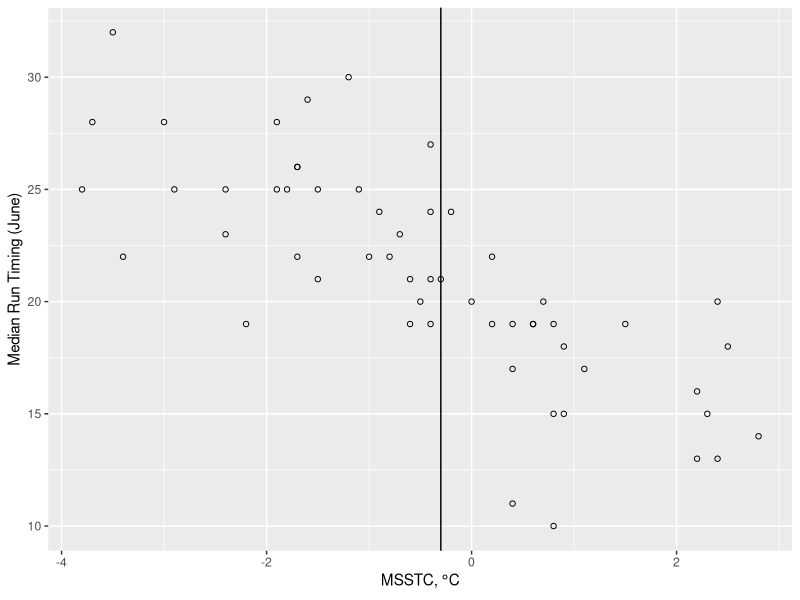
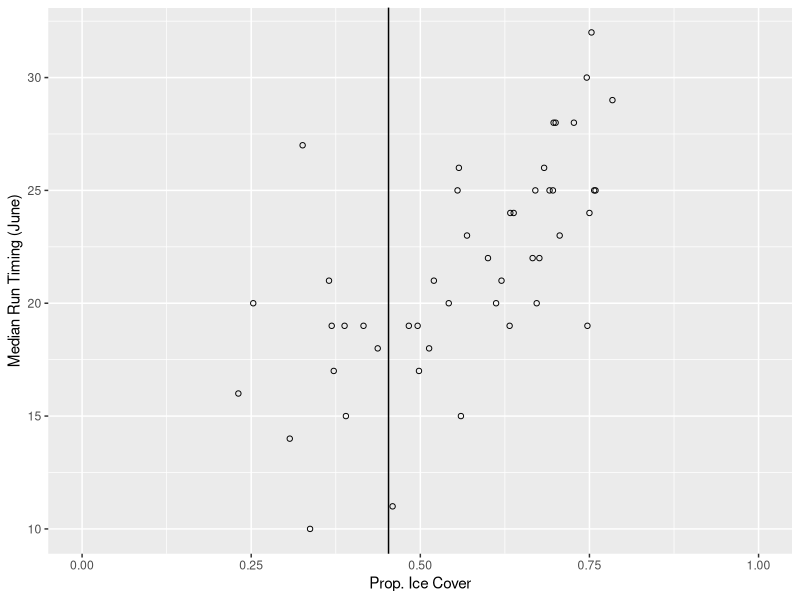
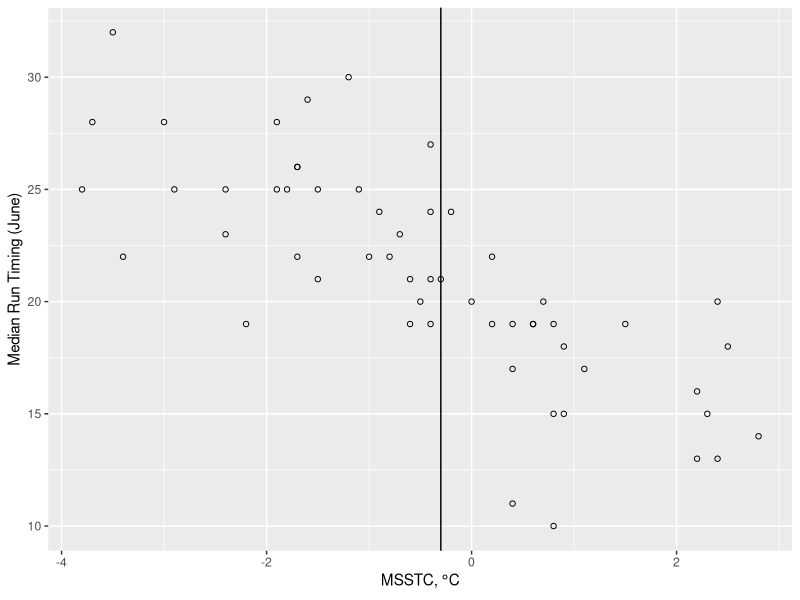
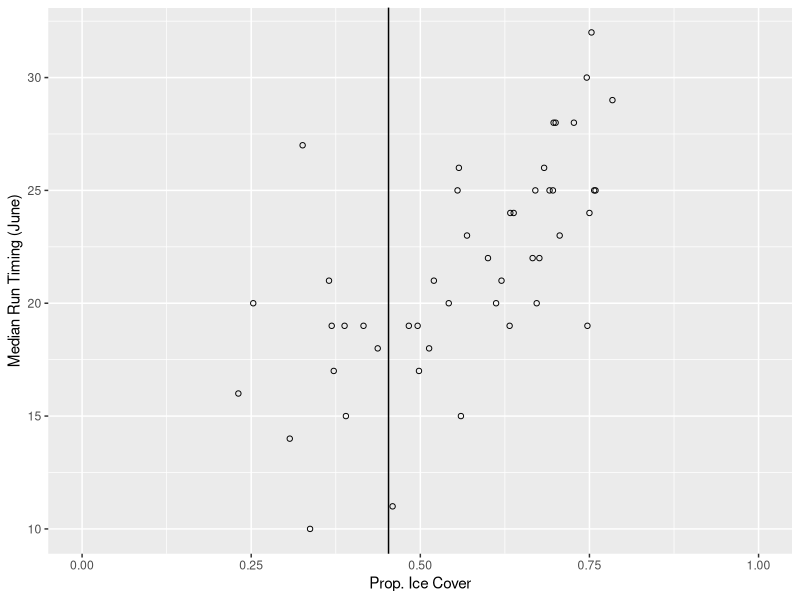

These figures' R source, in order: (Note: this script raises an error after producing the figures.)
#' may_forecast.R
#'
#' 15/25/50 %tiles of timing using

library(dplyr)
library(ggplot2)
library(readr)

# Data loading/cleanup
######################
yuk <- read_csv("data/yukon.csv")
forecast_year <- 2017

# Plots
ggplot(yuk, aes(msstc, mdj)) +
  geom_point(shape=1) +
  geom_vline(xintercept = yuk[which(yuk$year == forecast_year),"msstc"][[1]]) +
  labs(x = expression("MSSTC,"*~degree*"C"), y = "Median Run Timing (June)")

ggsave("may_forecast/mdj_against_msstc.png", width = 4, height = 4)

ggplot(yuk, aes(pice, mdj)) +
  geom_point(shape=1) +
  geom_vline(xintercept = yuk[which(yuk$year == forecast_year),"pice"][[1]]) +
  scale_x_continuous(limits = c(0, 1.0)) +
  labs(x = "Prop. Ice Cover", y = "Median Run Timing (June)")

ggsave("may_forecast/mdj_against_pice.png", width = 4, height = 4)

# Models

# 15%
model_fifdj <- lm(fifdj ~ amatc + msstc + pice, data = subset(yuk, year < forecast_year))
summary(model_fifdj)
prediction_fifdj <- floor(predict(model_fifdj, newdata = yuk[yuk$year == forecast_year,]))
prediction_fifdj

# 25%
model_qdj <- lm(qdj ~ amatc + msstc + pice, data = subset(yuk, year < forecast_year))
summary(model_qdj)
prediction_qdj <- floor(predict(model_qdj, newdata = yuk[yuk$year == forecast_year,]))
prediction_qdj

# 50%
model_mdj <- lm(mdj ~ amatc + msstc + pice, data = subset(yuk, year < forecast_year))
summary(model_mdj)
prediction_mdj <- floor(predict(model_mdj, newdata = yuk[yuk$year == forecast_year,]))
prediction_mdj

predictions <- data.frame(percentile = c("fifdj", "qdj", "mdj"),
                          prediction = as.integer(c(prediction_fifdj,
                                         prediction_qdj,
                                         prediction_mdj)))
write_csv(predictions, path = "may_forecast/predictions.csv")
